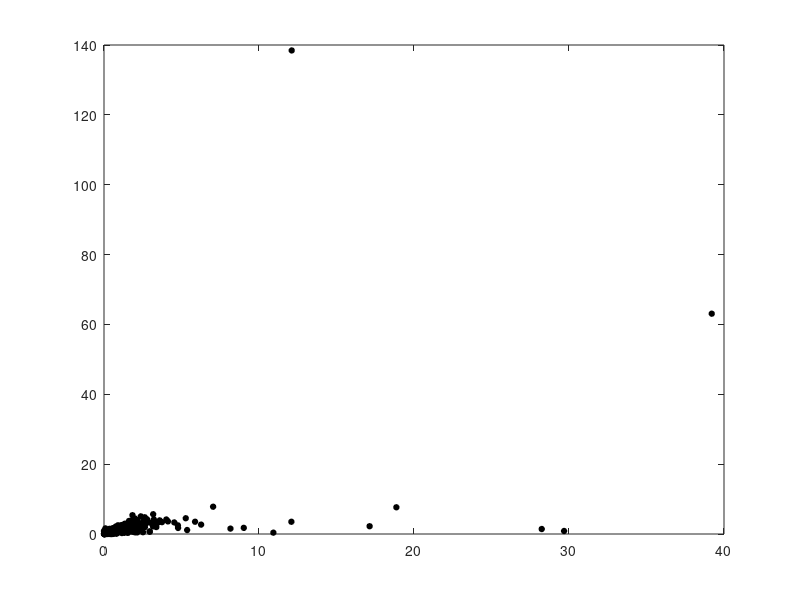

Recreate this plot in MATLAB. (Note: this script raises an error after producing the figure.)
% glucose	50 mM NaCl	pH 6	42C	anaerobic	stationary 1 day	stationary 3 days	chemostat mu=0.12	chemostat mu=0.5	galactose	acetate	glycerol	LB	glucosamine	fumarate	succinate	pyruvate	chemostat mu=0.20	chemostat mu=0.35
clear all;
close all;

datmat = csvread('ecoli_copynumber.csv'); % we start with 2039 proteins

% remove stationary phase data
datmat = datmat(:,[1:5 8:19]);

% the first column is glucose -- everything needs to be normalised to that.
% First, find all 'below LOQ' entries those have value minus 1 -- remove those rows
whichLOQ = [];
for growthCond = 1:size(datmat,2)
	thisProt = datmat(:,growthCond);
	LOQThis = find(thisProt < 0);
	whichLOQ = [whichLOQ; LOQThis];
end
whichLOQ = unique(whichLOQ);
remainingCols = setdiff(1:size(datmat,1),whichLOQ);
datmat = datmat(remainingCols,:); % now we have 1968 proteins

glucProt = datmat(:,1);
galacProt = datmat(:,8);
acetateProt = datmat(:,9);
% First try just a scatter
figure;
plot(galacProt./glucProt, acetateProt./glucProt, 'ko','MarkerSize',4,'MarkerFaceColor','k')
makePretty
set(gca,'XScale','log')
set(gca,'YScale','log')
set(gca,'FontSize',22)
pbaspect([1 1.5 1])
axis([.001 100 .001 100])
xticks([.01 1 100])
box off
saveas(gcf,'FoldChange_GluctoGalac_GluctoAcetate.svg')

[coeff,score,latent,tsquared,explained,mu] = pca(datmat');
% randmat = rand(size(datmat));
randmat = datmat(:);
randmat = randmat(randperm(length(randmat)));
randmat = reshape(randmat, size(datmat,1), size(datmat,2));

[coeffRand,scoreRand,latentRand,tsquaredRand,explainedRand,muRand] = pca(randmat');

figure;
hold on
plot(cumsum(explainedRand),'ko','MarkerSize',9, 'MarkerFaceColor', [150 150 150]/255)
plot(cumsum(explained),'ko','MarkerSize',9, 'MarkerFaceColor', [217 95 2]/255)
hold off;
makePretty
axis([0 17 0 105])
pbaspect([1.5 1 1])
box on
saveas(gcf,'ecoli_VarianceExplained.svg')

figure;
plot(score(:,1),score(:,2),'ko','MarkerSize',8,'MarkerFaceColor','k')
makePretty
pbaspect([2 1 1])
% axis([])

function makePretty()
	set(gca,'LineWidth',2)
	set(gca,'FontSize',16)
end